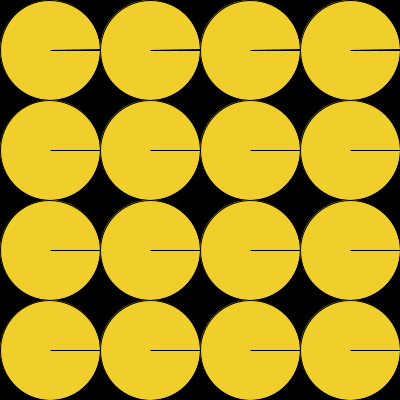
Frame 1 (no input)
Frame 60 (the mouse pressed at the canvas centre just before this capture): identical to frame 1, image omitted
Frame 120 (the mouse held since frame 60 and released just before this capture): blank canvas, image omitted

The Processing sketch that drew this single still picture (run headless with seeded random() and noise(); from frame 60 on, the mouse is pressed at the canvas centre):

// Processing sketch: week02_1_pacman_radians_mouseX
// ── week02_1_pacman_radians_mouseX.pde
//week02_1_pacman_radians_mouseX
void setup() {
  size(400, 400);
}

void draw() {
  background(0, 0, 0);
  fill(#F0CF2C); //填充黃色
  float a = radians(mouseX);
  for (int x=0; x<400; x+=100) {
    for (int y=0; y<400; y+=100) {
      arc(x+50, y+50, 100, 100, 0 + a, PI*2 - a, PIE); //畫弧度
      //X座標, Y座標, 寬, 高, 開始, 結束, 蘋果派的方法畫
    }
  }
}
